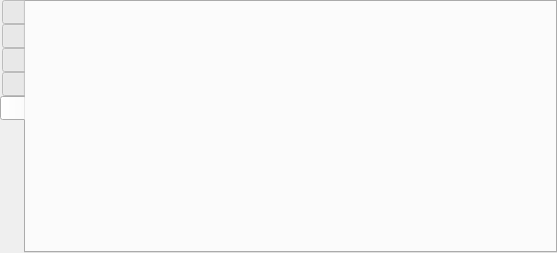
<?xml version="1.0" encoding="UTF-8"?>
<ui version="4.0">
 <class>DebugWidget</class>
 <widget class="QWidget" name="DebugWidget">
  <property name="geometry">
   <rect>
    <x>0</x>
    <y>0</y>
    <width>557</width>
    <height>253</height>
   </rect>
  </property>
  <property name="windowTitle">
   <string>Form</string>
  </property>
  <layout class="QVBoxLayout" name="verticalLayout">
   <property name="spacing">
    <number>0</number>
   </property>
   <property name="leftMargin">
    <number>0</number>
   </property>
   <property name="topMargin">
    <number>0</number>
   </property>
   <property name="rightMargin">
    <number>0</number>
   </property>
   <property name="bottomMargin">
    <number>0</number>
   </property>
   <item>
    <widget class="QTabWidget" name="tabWidget">
     <property name="tabPosition">
      <enum>QTabWidget::West</enum>
     </property>
     <property name="currentIndex">
      <number>4</number>
     </property>
     <widget class="QWidget" name="tab">
      <attribute name="title">
       <string/>
      </attribute>
     </widget>
     <widget class="QWidget" name="tab_2">
      <attribute name="title">
       <string/>
      </attribute>
     </widget>
     <widget class="QWidget" name="tab_3">
      <attribute name="title">
       <string/>
      </attribute>
     </widget>
     <widget class="QWidget" name="tab_4">
      <attribute name="title">
       <string/>
      </attribute>
     </widget>
     <widget class="QWidget" name="tab_5">
      <attribute name="title">
       <string/>
      </attribute>
     </widget>
    </widget>
   </item>
  </layout>
 </widget>
 <resources/>
 <connections/>
</ui>
